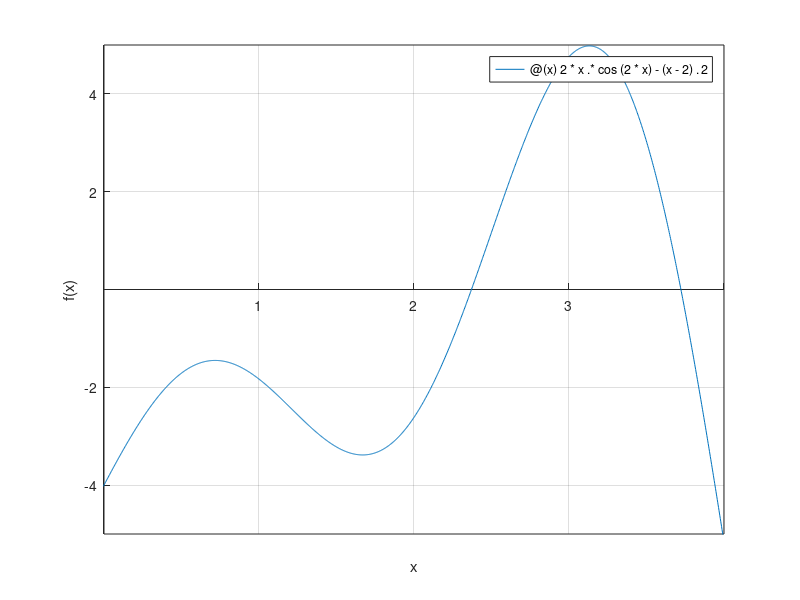

The MATLAB script that drew this image: (Note: this script raises an error after producing the figure.)
f = @(x) 2*x.*cos(2*x) - (x-2).^2;
fplot(f);
set(gca,'XAxisLocation','origin')
set(gca,'YAxisLocation','origin')
xlim([0 4])
ylim([-5 5])
xlabel('x')
ylabel('f(x)')
grid on

c = bisection(f,[2,3],1e-6);
hold on
plot(c,f(c),'rx')
fprintf('Root: %.4f\n',c)

c = bisection(f,[3,4],1e-6);
plot(c,f(c),'rx')
fprintf('Root: %.4f\n',c)